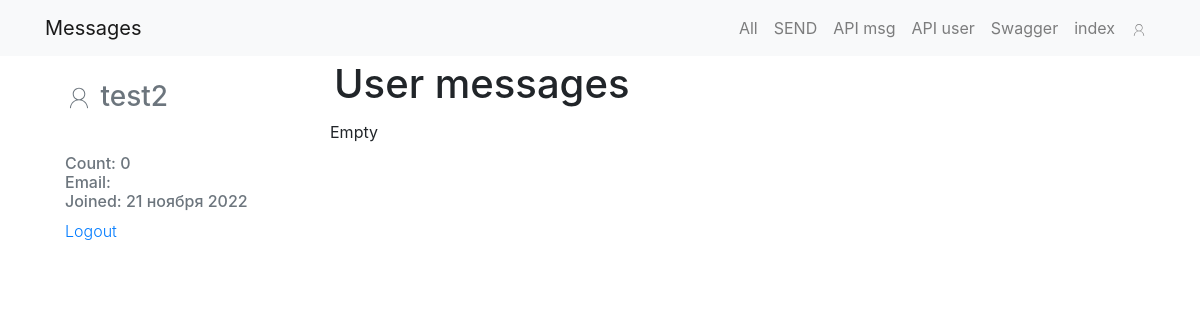
/users/6/, run on an earlier commit of the app's database.
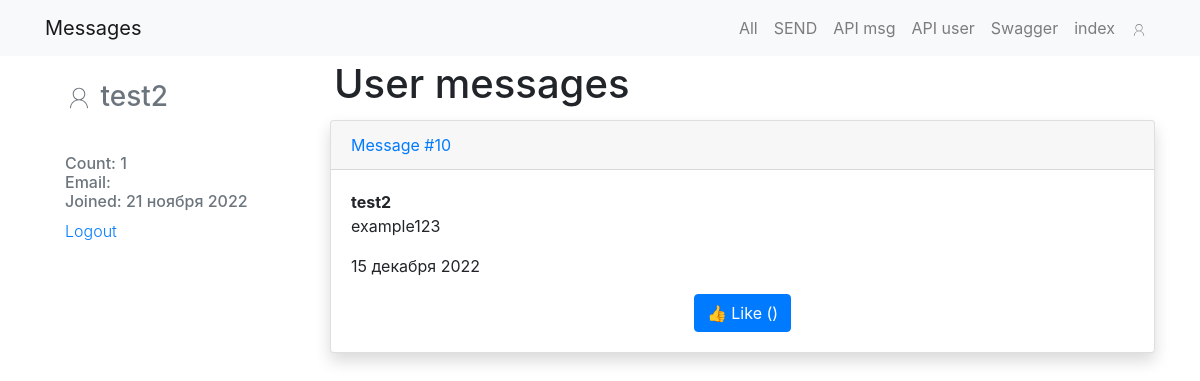
And on a later commit of the database.
### FORM_MSG/models.py (models this page shows, shortened)
class Message(models.Model):
    author = models.ForeignKey(to=User, related_name='messages', on_delete=models.CASCADE)
    id = models.BigAutoField(null=False, unique=True, primary_key=True,
                             auto_created=True)  # limit int remove (max_length)
    name = models.CharField(null=False, max_length=10, blank=False)
    text = models.TextField(null=False, max_length=100, blank=False, validators=[RegexValidator(r'^[\w]+$')])
    accept_terms = models.BooleanField(null=False, default=False, verbose_name='Согласен с правилами', blank=False)
    file = models.FileField(null=True, upload_to='form_files/', blank=True)
    image = models.ImageField(null=True, upload_to='form_imgs/', blank=True)
    created_date = models.DateTimeField(null=False, auto_now_add=True)
    updated_date = models.DateTimeField(null=False, auto_now=True)
    class Meta:
        verbose_name_plural = 'Messages'

### FORM_MSG/views.py (the view)
# urls.py: path("users/<int:pk>/", views.UserDetails.as_view(), name="users_details"),
class UserDetails(DetailView):
    template_name = 'form_msg/USERPAGE.html'
    queryset = User.objects.all().select_related()
    def get_context_data(self, **kwargs):
        pk = self.kwargs.get('pk', '')
        context = super().get_context_data(**kwargs)
        query = Message.objects.select_related('author').values('id', 'author__username', 'text', 'created_date') \
            .order_by('-created_date') \
            .filter(author__id=pk)
        context['msgs_data'] = query
        context['msgs_data_count'] = query.count()
        return context

### FORM_MSG/templates/form_msg/USERPAGE.html (shortened to what this page needs)
{% extends "form_msg/base_msg.html" %}
{% block content %}
<main role="main" class="container">
    <div class="row">
        {% include 'form_msg/user_item.html' %}
        <div class="col-md-9">
        <h1 class="p-1">User messages</h1>
            {% if msgs_data %}
                {% for msg in msgs_data %}
                    {% include 'form_msg/card_item_msg.html' %}
                {% endfor %}
            {% else %}
                Empty
            {% endif %}
        </div>
    </div>
</main>
{% endblock %}

### FORM_MSG/templates/form_msg/user_item.html (shortened to what this page needs)
 <div class="col-md-3 mb-3 mt-1">
    <div class="card"
         style="border: none">
        <div class="card-body">
            <div class="h3 text-muted">
                {{user.username}}
            </div>
        </div>
            <ul class="list-group list-group-flush">
                <li class="list-group-item" style="border: none">
                    <div class="h6 text-muted">
                        Count: {{msgs_data_count}}
                        <br>
                        Email: {{user.email}}
                        <br>
                        Joined: {{user.date_joined|date:"d E Y"}}
                    </div>
                    <div class="h7 text-muted font-weight-light">
                        <a href="{% url 'logout' %}" class="href">Logout</a>
                    </div>
                </li>
            </ul>
    </div>
</div>

### FORM_MSG/templates/form_msg/card_item_msg.html (shortened to what this page needs)
<div class="card mb-4 shadow justify-content-center">
    {% if not is_get_msg %}
        <div class="card-header"><a href="{% url 'form_msg:show_msg' pk=msg.id %}">Message #{{ msg.id }}</a></div>
    {% endif %}
    <div class="card-body">
        <p class="card-text">
            <strong class="d-block">{{ msg.author__username }}</strong>
            {{ msg.text|linebreaksbr }}
        </p>
        <div class="d-flex justify-content-between align-items-center">
            <p class=="text-muted">{{ msg.created_date|date:"d E Y" }}</p>
        </div>
        <div class="row justify-content-center">
            <form action="{% url 'form_msg:like' msg.id %}" method="POST">
                {% if not is_detail_msg %}
                    {% if user_likes and msg.id in user_likes %}
                        <button type="submit" name="msg_id" value="{{ msg.id }}" class="btn btn-danger">Unlike
                            ({{ msg.likes_count }})
                        </button>
                    {% else %}
                        <button type="submit" name="msg_id" value="{{ msg.id }}" class="btn btn-primary">
                            {% if msg.likes_count != 0 %}
                                👍 Like ({{ msg.likes_count }})
                            {% else %}
                                👍 Like
                            {% endif %}
                        </button>
                    {% endif %}
                {% endif %}
            </form>
        </div>
    </div>
</div>

What changed in the data, as far as the page shows it:
added Message: id "10", author__username "test2", text "example123", created_date "15 декабря 2022"
Also different on the page:
{{ msgs_data_count }}: "0" → "1"
text no longer shown: "Empty"
